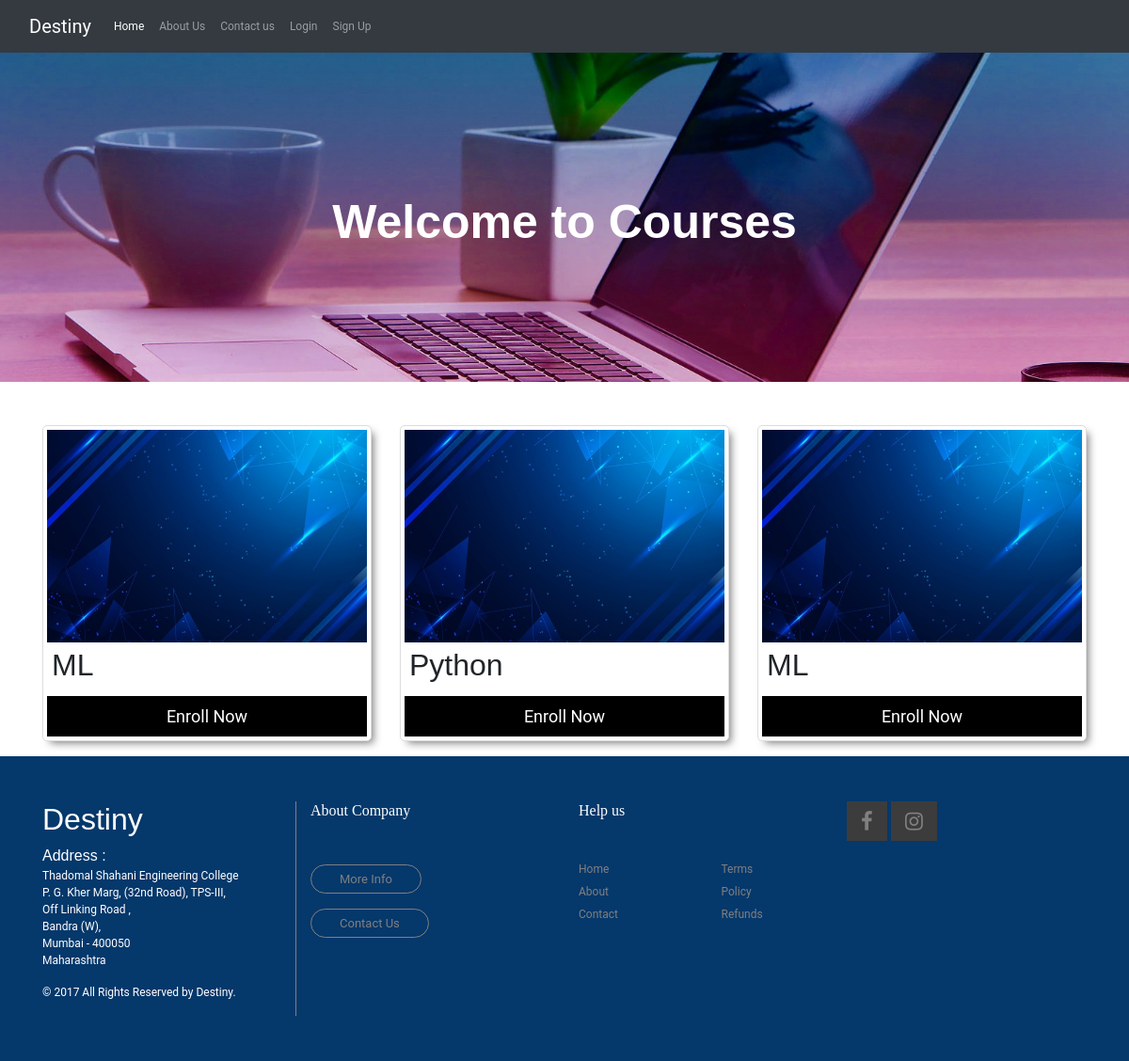
/course.html, run on the app's committed database.
### Home/models.py (models this page shows)
class course_upload(models.Model):
    topic_name = models.CharField(max_length=200)
    link=models.SlugField()
    desc = models.CharField(max_length=500)
    notes_file = models.FileField(upload_to="Material/")
    video_link = models.CharField(max_length=800,default='')

### Home/views.py (the view)
# urls.py: path('course.html', views.course, name='course.html'),
def course(request):
    m = course_upload.objects.all()
    return render(request, 'course.html', {"courses": m})

### templates/course.html (shortened to what this page needs)
{% extends 'base.html' %}
{% block body %}
<head>
	<link rel="stylesheet" href="https://stackpath.bootstrapcdn.com/bootstrap/4.4.1/css/bootstrap.min.css"
>
	<link rel="stylesheet" href="https://maxcdn.bootstrapcdn.com/font-awesome/4.4.0/css/font-awesome.min.css">
</head>
</head>
<body>
<div id='showcase' class="mb-6"><h2>Welcome to Courses</h2></div>
<div class="container">
<div class="row mb-8 ">
{% for course in courses %}
<div class="col-md-4">
	<div class='col-xs-4 card my-3'>
		<img src="/static/bluebg.jpg" alt="course image">
		<h2>{{ course.topic_name }}</h2>
		<a href="{%url 'coursePage' link=course.link %}"><button type="button">Enroll Now</button></a>
	</div>
</div>
{% endfor %}
</div>
</div>
{% endblock body %}

### static/catalogStyle.css (style rules this page uses)
#showcase { background:url('/Assets/img/head.jpeg') no-repeat ; background-color:#05386B; background-position: center; background-size: cover; min-height:400px; padding-top:50px; border-bottom:; }
#showcase h2 { margin-top:100px; text-align:center; font-weight: bold; font-size:50px; color:#fff; }
img { width: 100%; height: auto; }

### static/css/footerStyle.css (style rules this page uses)
body { font-family: 'Signika', sans-serif; }
footer p, a { font-size: 12px; font-family: 'Roboto', sans-serif; }
::placeholder { font-size: 10px; padding-left: 10px; font-style: italic; }

### templates/course.html (style rules this page uses)
Body { text-align:justify; }
#showcase { background:url('/static/sc.png') no-repeat ; background-color:#05386B; background-position: center; background-size: cover; min-height:350px; padding-top:50px; border-bottom:; margin-bottom:30px; }
#showcase h2 { margin-top:100px; text-align:center; font-weight: bold; font-size:50px; color:#fff; }
.card { background: #fff; border:#ddd solid .5px; border-radius: 5px; box-shadow: 5px 5px 8px -3px rgba(0, 0, 0, 0.5); padding:4px; margin: auto; margin-bottom:2%; }
.card img { width:100%; max-height:350px; }
.card h2 { padding:5px; }
button { border: none; padding: 8px; color: white; background-color: #000; text-align: center; width: 100%; font-size: 18px; }
a { text-decoration: none; color: black; }

### data on the page
course_upload: topic_name "ML"
course_upload: topic_name "Python"
course_upload: topic_name "ML"
